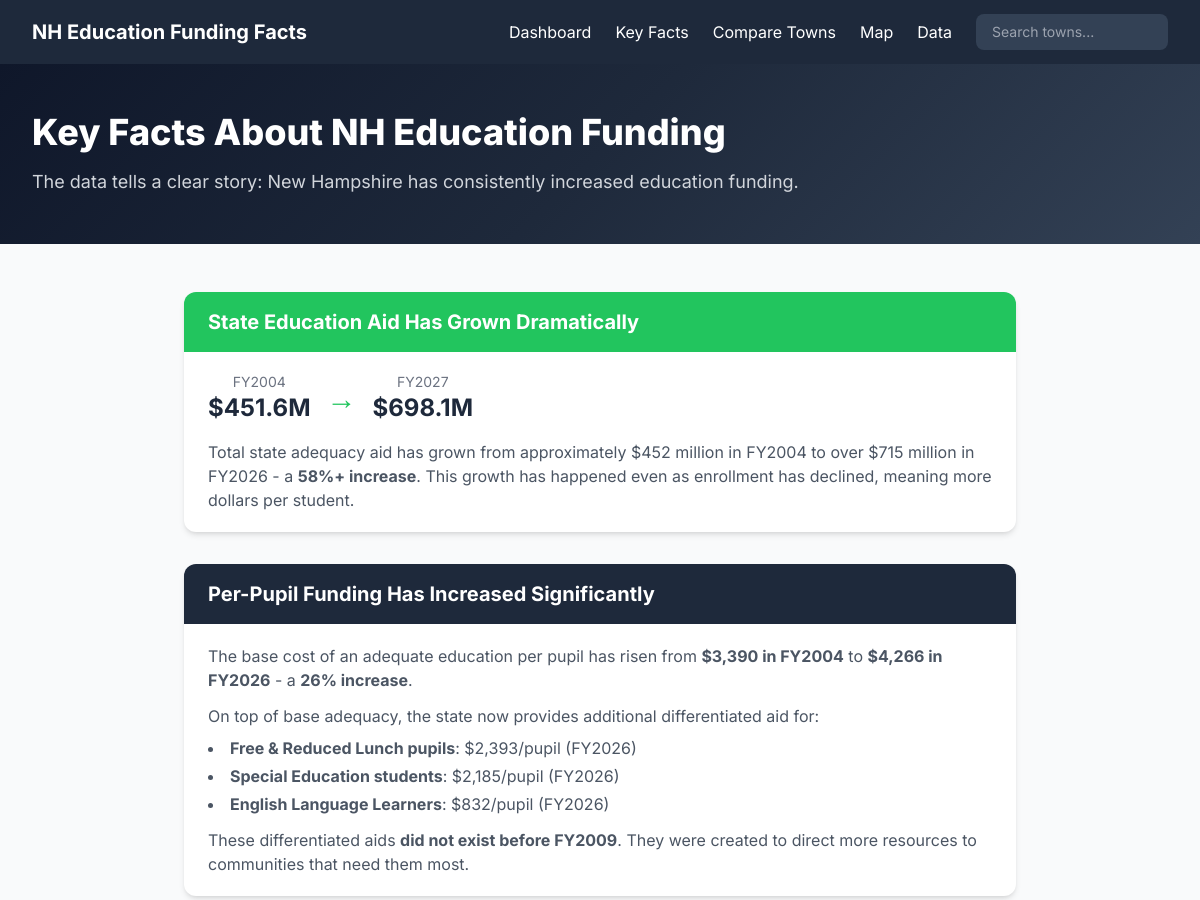
Before: /facts (upper part) with the older database file.
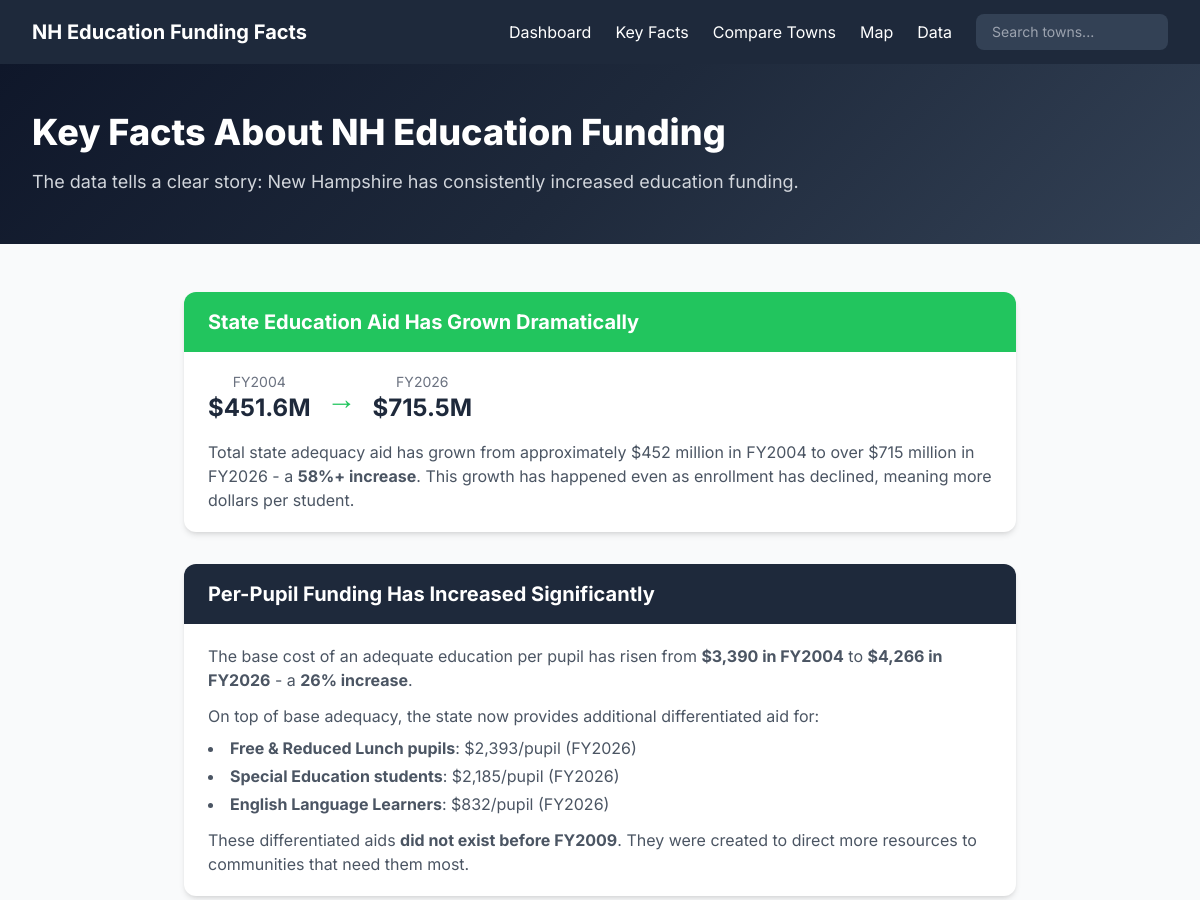
After: the same page with the newer database file.
### models.py (models this page shows)
class StatewideTotals(db.Model):
    __tablename__ = 'statewide_totals'
    fiscal_year = db.Column(db.Integer, primary_key=True)
    total_adequacy_aid = db.Column(db.Float)
    total_sped_aid = db.Column(db.Float)
    total_building_aid = db.Column(db.Float)
    total_charter_aid = db.Column(db.Float)
    total_cte_aid = db.Column(db.Float)
    total_kindergarten_aid = db.Column(db.Float)
    total_all_education_aid = db.Column(db.Float)
    base_cost_per_pupil = db.Column(db.Float)
    swept_rate = db.Column(db.Float)
    total_adm = db.Column(db.Float)
    total_fr_adm = db.Column(db.Float)
    aid_per_pupil = db.Column(db.Float)

### app.py (the view)
@app.route('/facts')
def facts():
    totals = StatewideTotals.query.order_by(StatewideTotals.fiscal_year).all()
    return render_template('facts.html', totals=totals)

### app.py (called while the page is built)
@app.template_filter('currency')
def currency_filter(value):
    if value is None:
        return '$0'
    if abs(value) >= 1_000_000_000:
        return f'${value / 1_000_000_000:,.1f}B'
    if abs(value) >= 1_000_000:
        return f'${value / 1_000_000:,.1f}M'
    if abs(value) >= 1_000:
        return f'${value / 1_000:,.0f}K'
    return f'${value:,.0f}'

@app.context_processor
def utility_processor():
    return {
        'min_year': 2004,
        'max_year': 2026,
    }

### templates/facts.html (shortened to what this page needs)
{% extends "base.html" %}
{% block content %}
<section class="hero-gradient text-white py-12">
    <div class="max-w-7xl mx-auto px-4 sm:px-6 lg:px-8">
        <h1 class="text-3xl md:text-4xl font-extrabold mb-4">Key Facts About NH Education Funding</h1>
        <p class="text-gray-300 text-lg">The data tells a clear story: New Hampshire has consistently increased education funding.</p>
    </div>
</section>
<section class="py-12">
    <div class="max-w-4xl mx-auto px-4 sm:px-6 lg:px-8">
        {% set first_year = totals[0] if totals else none %}
        {% set latest_year = totals[-1] if totals else none %}
        <div class="space-y-8">
            <div class="bg-white rounded-xl shadow-md overflow-hidden">
                <div class="bg-growth text-white px-6 py-4">
                    <h2 class="text-xl font-bold">State Education Aid Has Grown Dramatically</h2>
                </div>
                <div class="px-6 py-5">
                    {% if first_year and latest_year %}
                    <div class="flex items-center space-x-4 mb-4">
                        <div class="text-center">
                            <div class="text-sm text-gray-500">FY{{ first_year.fiscal_year }}</div>
                            <div class="text-2xl font-bold text-navy-800">{{ first_year.total_adequacy_aid|currency }}</div>
                        </div>
                        <div class="text-3xl text-growth font-bold">&rarr;</div>
                        <div class="text-center">
                            <div class="text-sm text-gray-500">FY{{ latest_year.fiscal_year }}</div>
                            <div class="text-2xl font-bold text-navy-800">{{ latest_year.total_adequacy_aid|currency }}</div>
                        </div>
                    </div>
                    {% endif %}
                    <p class="text-gray-600">Total state adequacy aid has grown from approximately $452 million in FY2004 to over $715 million in FY2026 - a <strong>58%+ increase</strong>. This growth has happened even as enrollment has declined, meaning more dollars per student.</p>
                </div>
            </div>
            <div class="bg-white rounded-xl shadow-md overflow-hidden">
                <div class="bg-navy-800 text-white px-6 py-4">
                    <h2 class="text-xl font-bold">Per-Pupil Funding Has Increased Significantly</h2>
                </div>
                <div class="px-6 py-5">
                    <p class="text-gray-600 mb-3">The base cost of an adequate education per pupil has risen from <strong>$3,390 in FY2004</strong> to <strong>$4,266 in FY2026</strong> - a <strong>26% increase</strong>.</p>
                    <p class="text-gray-600">On top of base adequacy, the state now provides additional differentiated aid for:</p>
                    <ul class="mt-2 space-y-1 text-gray-600 list-disc list-inside">
                        <li><strong>Free & Reduced Lunch pupils</strong>: $2,393/pupil (FY2026)</li>
                        <li><strong>Special Education students</strong>: $2,185/pupil (FY2026)</li>
                        <li><strong>English Language Learners</strong>: $832/pupil (FY2026)</li>
                    </ul>
                    <p class="text-gray-600 mt-3">These differentiated aids <strong>did not exist before FY2009</strong>. They were created to direct more resources to communities that need them most.</p>
                </div>
            </div>
        </div>
    </div>
</section>
{% endblock %}

Changed rows visible on the page:
removed StatewideTotals: fiscal_year "2027", total_adequacy_aid "$698.1M"
now on this page (row unchanged): StatewideTotals: fiscal_year "2026", total_adequacy_aid "$715.5M"
